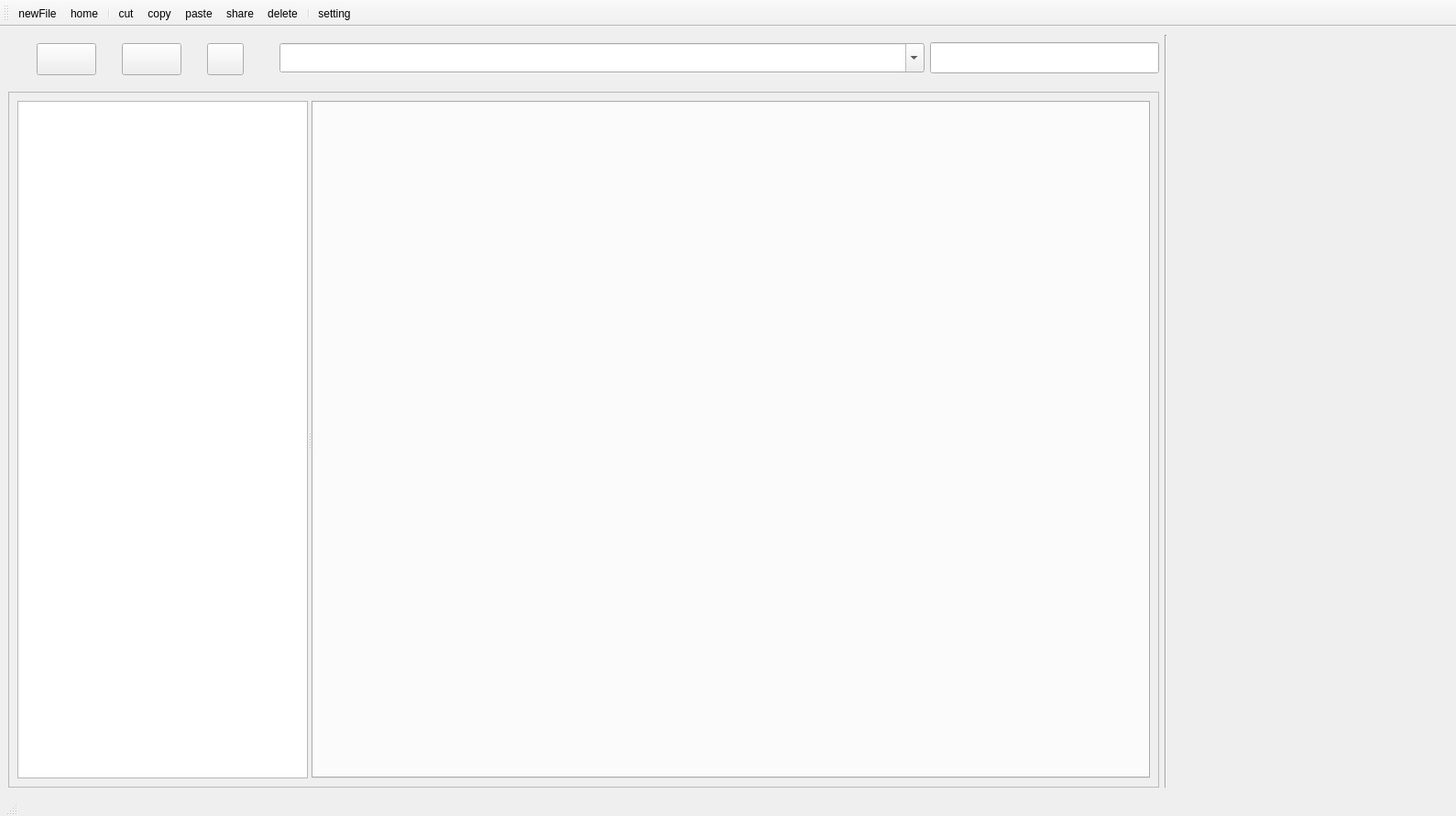
<?xml version="1.0" encoding="UTF-8"?>
<ui version="4.0">
 <class>aplMainWindow</class>
 <widget class="QMainWindow" name="aplMainWindow">
  <property name="geometry">
   <rect>
    <x>0</x>
    <y>0</y>
    <width>1589</width>
    <height>890</height>
   </rect>
  </property>
  <property name="windowTitle">
   <string>MainWindow</string>
  </property>
  <widget class="QWidget" name="centralwidget">
   <layout class="QGridLayout" name="gridLayout">
    <item row="0" column="0">
     <widget class="QWidget" name="widget" native="true">
      <property name="sizePolicy">
       <sizepolicy hsizetype="Fixed" vsizetype="Fixed">
        <horstretch>0</horstretch>
        <verstretch>0</verstretch>
       </sizepolicy>
      </property>
      <property name="minimumSize">
       <size>
        <width>290</width>
        <height>50</height>
       </size>
      </property>
      <property name="maximumSize">
       <size>
        <width>290</width>
        <height>50</height>
       </size>
      </property>
      <layout class="QHBoxLayout" name="horizontalLayout">
       <item>
        <widget class="QToolButton" name="btn_backward">
         <property name="sizePolicy">
          <sizepolicy hsizetype="Fixed" vsizetype="Fixed">
           <horstretch>0</horstretch>
           <verstretch>0</verstretch>
          </sizepolicy>
         </property>
         <property name="minimumSize">
          <size>
           <width>65</width>
           <height>35</height>
          </size>
         </property>
         <property name="text">
          <string/>
         </property>
         <property name="icon">
          <iconset resource="icon.qrc">
           <normaloff>:/icon/default theme/back-arrow-.png</normaloff>:/icon/default theme/back-arrow-.png</iconset>
         </property>
        </widget>
       </item>
       <item>
        <widget class="QToolButton" name="btn_forward">
         <property name="minimumSize">
          <size>
           <width>65</width>
           <height>35</height>
          </size>
         </property>
         <property name="text">
          <string/>
         </property>
         <property name="icon">
          <iconset resource="icon.qrc">
           <normaloff>:/icon/default theme/forward-.png</normaloff>:/icon/default theme/forward-.png</iconset>
         </property>
        </widget>
       </item>
       <item>
        <widget class="QToolButton" name="btn_backspace">
         <property name="minimumSize">
          <size>
           <width>40</width>
           <height>35</height>
          </size>
         </property>
         <property name="text">
          <string/>
         </property>
         <property name="icon">
          <iconset resource="icon.qrc">
           <normaloff>:/icon/default theme/eye.png</normaloff>:/icon/default theme/eye.png</iconset>
         </property>
        </widget>
       </item>
      </layout>
     </widget>
    </item>
    <item row="0" column="3" rowspan="4">
     <widget class="Line" name="line">
      <property name="orientation">
       <enum>Qt::Vertical</enum>
      </property>
     </widget>
    </item>
    <item row="0" column="2">
     <widget class="QLineEdit" name="searchBox">
      <property name="sizePolicy">
       <sizepolicy hsizetype="Fixed" vsizetype="Fixed">
        <horstretch>0</horstretch>
        <verstretch>0</verstretch>
       </sizepolicy>
      </property>
      <property name="minimumSize">
       <size>
        <width>250</width>
        <height>34</height>
       </size>
      </property>
     </widget>
    </item>
    <item row="2" column="0" rowspan="2" colspan="3">
     <widget class="QFrame" name="frame">
      <property name="sizePolicy">
       <sizepolicy hsizetype="Expanding" vsizetype="Expanding">
        <horstretch>100</horstretch>
        <verstretch>100</verstretch>
       </sizepolicy>
      </property>
      <property name="frameShape">
       <enum>QFrame::StyledPanel</enum>
      </property>
      <property name="frameShadow">
       <enum>QFrame::Raised</enum>
      </property>
      <layout class="QGridLayout" name="gridLayout_2">
       <item row="0" column="0">
        <widget class="QSplitter" name="splitter">
         <property name="orientation">
          <enum>Qt::Horizontal</enum>
         </property>
         <widget class="QTreeView" name="directoryTree">
          <property name="sizePolicy">
           <sizepolicy hsizetype="Fixed" vsizetype="Expanding">
            <horstretch>0</horstretch>
            <verstretch>0</verstretch>
           </sizepolicy>
          </property>
          <property name="minimumSize">
           <size>
            <width>300</width>
            <height>570</height>
           </size>
          </property>
          <property name="maximumSize">
           <size>
            <width>16777215</width>
            <height>16777215</height>
           </size>
          </property>
          <property name="acceptDrops">
           <bool>false</bool>
          </property>
         </widget>
         <widget class="MyTabWidget" name="brower">
          <property name="sizePolicy">
           <sizepolicy hsizetype="Expanding" vsizetype="Expanding">
            <horstretch>0</horstretch>
            <verstretch>0</verstretch>
           </sizepolicy>
          </property>
          <property name="minimumSize">
           <size>
            <width>915</width>
            <height>570</height>
           </size>
          </property>
         </widget>
        </widget>
       </item>
      </layout>
     </widget>
    </item>
    <item row="0" column="4" rowspan="4">
     <widget class="QLabel" name="previewLabel">
      <property name="sizePolicy">
       <sizepolicy hsizetype="Fixed" vsizetype="Fixed">
        <horstretch>0</horstretch>
        <verstretch>0</verstretch>
       </sizepolicy>
      </property>
      <property name="minimumSize">
       <size>
        <width>300</width>
        <height>800</height>
       </size>
      </property>
      <property name="text">
       <string/>
      </property>
     </widget>
    </item>
    <item row="0" column="1">
     <widget class="QComboBox" name="pathBox">
      <property name="minimumSize">
       <size>
        <width>0</width>
        <height>32</height>
       </size>
      </property>
      <property name="editable">
       <bool>true</bool>
      </property>
     </widget>
    </item>
   </layout>
  </widget>
  <widget class="QToolBar" name="toolBar">
   <property name="sizePolicy">
    <sizepolicy hsizetype="Preferred" vsizetype="Fixed">
     <horstretch>0</horstretch>
     <verstretch>0</verstretch>
    </sizepolicy>
   </property>
   <property name="minimumSize">
    <size>
     <width>0</width>
     <height>0</height>
    </size>
   </property>
   <property name="windowTitle">
    <string>toolBar</string>
   </property>
   <property name="iconSize">
    <size>
     <width>45</width>
     <height>35</height>
    </size>
   </property>
   <attribute name="toolBarArea">
    <enum>TopToolBarArea</enum>
   </attribute>
   <attribute name="toolBarBreak">
    <bool>false</bool>
   </attribute>
   <addaction name="actionnewFile"/>
   <addaction name="actionhome"/>
   <addaction name="separator"/>
   <addaction name="actioncut"/>
   <addaction name="actioncopy"/>
   <addaction name="actionpaste"/>
   <addaction name="actionshare"/>
   <addaction name="actiondelete"/>
   <addaction name="separator"/>
   <addaction name="actionsetting"/>
  </widget>
  <widget class="QStatusBar" name="statusbar">
   <property name="enabled">
    <bool>true</bool>
   </property>
   <property name="sizePolicy">
    <sizepolicy hsizetype="Fixed" vsizetype="Preferred">
     <horstretch>0</horstretch>
     <verstretch>0</verstretch>
    </sizepolicy>
   </property>
   <property name="sizeGripEnabled">
    <bool>true</bool>
   </property>
  </widget>
  <action name="actionnewFile">
   <property name="icon">
    <iconset resource="icon.qrc">
     <normaloff>:/icon/default theme/file-add-line.png</normaloff>:/icon/default theme/file-add-line.png</iconset>
   </property>
   <property name="text">
    <string>newFile</string>
   </property>
   <property name="toolTip">
    <string>新建文件夹</string>
   </property>
  </action>
  <action name="actionforward">
   <property name="icon">
    <iconset resource="icon.qrc">
     <normaloff>:/icon/default theme/forward-.png</normaloff>:/icon/default theme/forward-.png</iconset>
   </property>
   <property name="text">
    <string>forward</string>
   </property>
   <property name="toolTip">
    <string>前进</string>
   </property>
  </action>
  <action name="actionbackward">
   <property name="icon">
    <iconset resource="icon.qrc">
     <normaloff>:/icon/default theme/back-arrow-.png</normaloff>:/icon/default theme/back-arrow-.png</iconset>
   </property>
   <property name="text">
    <string>backward</string>
   </property>
   <property name="toolTip">
    <string>后退</string>
   </property>
  </action>
  <action name="actionhome">
   <property name="icon">
    <iconset resource="icon.qrc">
     <normaloff>:/icon/default theme/home-.png</normaloff>:/icon/default theme/home-.png</iconset>
   </property>
   <property name="text">
    <string>home</string>
   </property>
   <property name="toolTip">
    <string>回到主页</string>
   </property>
  </action>
  <action name="actioncopy">
   <property name="icon">
    <iconset resource="icon.qrc">
     <normaloff>:/icon/default theme/file-copy-2-fill.png</normaloff>:/icon/default theme/file-copy-2-fill.png</iconset>
   </property>
   <property name="text">
    <string>copy</string>
   </property>
   <property name="toolTip">
    <string>复制</string>
   </property>
  </action>
  <action name="actionpaste">
   <property name="icon">
    <iconset resource="icon.qrc">
     <normaloff>:/icon/default theme/sticker-.png</normaloff>:/icon/default theme/sticker-.png</iconset>
   </property>
   <property name="text">
    <string>paste</string>
   </property>
   <property name="toolTip">
    <string>粘贴</string>
   </property>
  </action>
  <action name="actioncut">
   <property name="icon">
    <iconset resource="icon.qrc">
     <normaloff>:/icon/default theme/cut.png</normaloff>:/icon/default theme/cut.png</iconset>
   </property>
   <property name="text">
    <string>cut</string>
   </property>
   <property name="toolTip">
    <string>剪切</string>
   </property>
  </action>
  <action name="actionshare">
   <property name="icon">
    <iconset resource="icon.qrc">
     <normaloff>:/icon/default theme/share-.png</normaloff>:/icon/default theme/share-.png</iconset>
   </property>
   <property name="text">
    <string>share</string>
   </property>
   <property name="toolTip">
    <string>分享</string>
   </property>
  </action>
  <action name="actiondelete">
   <property name="icon">
    <iconset resource="icon.qrc">
     <normaloff>:/icon/default theme/delete.png</normaloff>:/icon/default theme/delete.png</iconset>
   </property>
   <property name="text">
    <string>delete</string>
   </property>
   <property name="toolTip">
    <string>删除</string>
   </property>
  </action>
  <action name="actionempty">
   <property name="text">
    <string/>
   </property>
   <property name="toolTip">
    <string>空的占位置</string>
   </property>
  </action>
  <action name="actionrefresh">
   <property name="icon">
    <iconset resource="icon.qrc">
     <normaloff>:/icon/default theme/rotate-right.png</normaloff>:/icon/default theme/rotate-right.png</iconset>
   </property>
   <property name="text">
    <string>refresh</string>
   </property>
   <property name="toolTip">
    <string>刷新</string>
   </property>
  </action>
  <action name="actionlayout">
   <property name="icon">
    <iconset resource="icon.qrc">
     <normaloff>:/icon/default theme/grid.png</normaloff>:/icon/default theme/grid.png</iconset>
   </property>
   <property name="text">
    <string>layout</string>
   </property>
   <property name="toolTip">
    <string>布局</string>
   </property>
  </action>
  <action name="actionsetting">
   <property name="icon">
    <iconset resource="icon.qrc">
     <normaloff>:/icon/default theme/settings-.png</normaloff>:/icon/default theme/settings-.png</iconset>
   </property>
   <property name="text">
    <string>setting</string>
   </property>
   <property name="toolTip">
    <string>设置</string>
   </property>
  </action>
  <action name="actionbigIcon">
   <property name="icon">
    <iconset resource="icon.qrc">
     <normaloff>:/icon/default theme/grid-.png</normaloff>:/icon/default theme/grid-.png</iconset>
   </property>
   <property name="text">
    <string>大图标</string>
   </property>
   <property name="toolTip">
    <string>大图标</string>
   </property>
  </action>
  <action name="actionsmallIcon">
   <property name="icon">
    <iconset resource="icon.qrc">
     <normaloff>:/icon/default theme/grid-_1.png</normaloff>:/icon/default theme/grid-_1.png</iconset>
   </property>
   <property name="text">
    <string>小图标</string>
   </property>
   <property name="toolTip">
    <string>小图标</string>
   </property>
  </action>
  <action name="actiondetails">
   <property name="icon">
    <iconset resource="icon.qrc">
     <normaloff>:/icon/default theme/layout-.png</normaloff>:/icon/default theme/layout-.png</iconset>
   </property>
   <property name="text">
    <string>详细内容</string>
   </property>
   <property name="toolTip">
    <string>详细内容</string>
   </property>
  </action>
  <action name="actionSearch">
   <property name="icon">
    <iconset resource="icon.qrc">
     <normaloff>:/Search.svg</normaloff>:/Search.svg</iconset>
   </property>
   <property name="text">
    <string>Search</string>
   </property>
  </action>
 </widget>
 <customwidgets>
  <customwidget>
   <class>MyTabWidget</class>
   <extends>QTabWidget</extends>
   <header>mytabwidget.h</header>
   <container>1</container>
  </customwidget>
 </customwidgets>
 <resources>
  <include location="icon.qrc"/>
 </resources>
 <connections/>
</ui>
